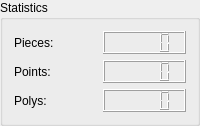
           <widget class="QGroupBox" name="Statistics">
            <property name="sizePolicy">
             <sizepolicy hsizetype="MinimumExpanding" vsizetype="Preferred">
              <horstretch>0</horstretch>
              <verstretch>0</verstretch>
             </sizepolicy>
            </property>
            <property name="maximumSize">
             <size>
              <width>170</width>
              <height>191</height>
             </size>
            </property>
            <property name="title">
             <string>Statistics</string>
            </property>
            <layout class="QVBoxLayout" name="verticalLayout_12">
             <property name="sizeConstraint">
              <enum>QLayout::SetMaximumSize</enum>
             </property>
             <item>
              <layout class="QVBoxLayout" name="verticalLayout_3">
               <item>
                <layout class="QHBoxLayout" name="horizontalLayout">
                 <item>
                  <widget class="QLabel" name="Pieces">
                   <property name="maximumSize">
                    <size>
                     <width>90</width>
                     <height>16777215</height>
                    </size>
                   </property>
                   <property name="text">
                    <string>Pieces:</string>
                   </property>
                  </widget>
                 </item>
                 <item>
                  <widget class="QLCDNumber" name="numPieces">
                   <property name="maximumSize">
                    <size>
                     <width>250</width>
                     <height>16777215</height>
                    </size>
                   </property>
                  </widget>
                 </item>
                </layout>
               </item>
               <item>
                <layout class="QHBoxLayout" name="horizontalLayout_2">
                 <item>
                  <widget class="QLabel" name="Points">
                   <property name="maximumSize">
                    <size>
                     <width>90</width>
                     <height>16777215</height>
                    </size>
                   </property>
                   <property name="text">
                    <string>Points:</string>
                   </property>
                  </widget>
                 </item>
                 <item>
                  <widget class="QLCDNumber" name="numPoints">
                   <property name="maximumSize">
                    <size>
                     <width>250</width>
                     <height>16777215</height>
                    </size>
                   </property>
                  </widget>
                 </item>
                </layout>
               </item>
               <item>
                <layout class="QHBoxLayout" name="horizontalLayout_3">
                 <item>
                  <widget class="QLabel" name="Polys">
                   <property name="maximumSize">
                    <size>
                     <width>90</width>
                     <height>16777215</height>
                    </size>
                   </property>
                   <property name="text">
                    <string>Polys:</string>
                   </property>
                  </widget>
                 </item>
                 <item>
                  <widget class="QLCDNumber" name="numPolys">
                   <property name="maximumSize">
                    <size>
                     <width>250</width>
                     <height>16777215</height>
                    </size>
                   </property>
                  </widget>
                 </item>
                </layout>
               </item>
              </layout>
             </item>
            </layout>
           </widget>
